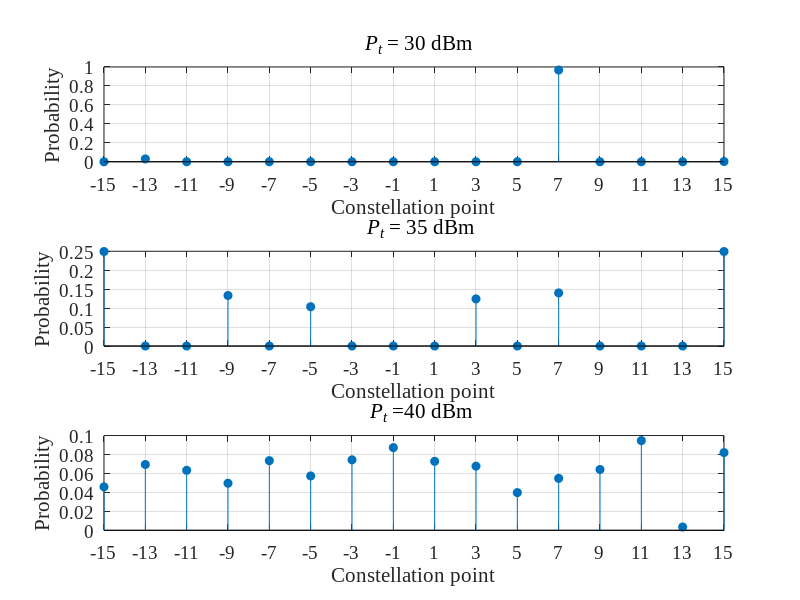
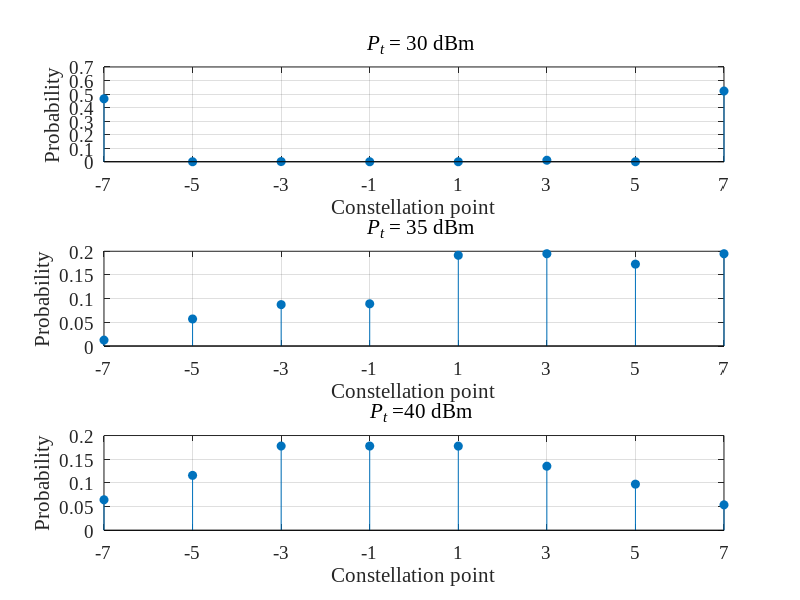

Write the MATLAB code that produced these figures, in order.
X = linspace(-15, 15, 16)';
 X2 = linspace(-7, 7, 8);
% Y3 = [1.00000000e+00 1.00000000e-10 1.00000000e-10 8.04472845e-02       1.00000000e-10 9.98718569e-01 1.00000000e-10 1.00000000e-10       1.00000000e-10 1.00000000e-10 9.98718569e-01 1.00000000e-10      8.04472845e-02 1.00000000e-10 1.00000000e-10 1.00000000e+00];
% Y2 = [ 6.30334488e-01 1.00000000e-10 6.91178911e-03 1.00000000e-10       1.00000000e-10 6.91178911e-03 1.00000000e-10 6.30334488e-01];
% Y1 = [2.20795525e-03 1.00000000e-10 1.00000000e-10 1.00000000e+00       1.00000000e-10 1.00000000e-10 1.00000000e-10 1.00000000e-10       1.00000000e-10 1.00000000e-10 1.00000000e-10 1.00000000e-10       1.00000000e+00 1.00000000e-10 1.00000000e-10 2.20795525e-03];
% % Y4 = [5.49827702e-01 1.00000000e-10 1.00000000e+00 4.23572176e-02       4.23572176e-02 1.00000000e+00 1.00000000e-10 5.49827702e-01];
% Y4 = [7.31650087e-01 1.00001920e-10 6.74040686e-01 4.86756592e-02   4.86756592e-02 6.74040686e-01 1.00001920e-10 7.31650087e-01];
% 90
% Y1 = [1.96039705e-06 1.00000000e-10 1.97555502e-01 4.27585824e-05       1.00000000e+00 8.74753220e-05 2.32890440e-06 1.06059134e-06       1.05743909e-04 1.00000000e+00 3.80444260e-04 1.71611539e-04       1.00000000e-10 1.00000000e-10 9.47986327e-07 1.00000000e+00];
%94   
Y3= [3.45744939e-02 3.78692396e-01 2.62891583e-01 1.02749458e-01       1.61783502e-01 2.39516922e-01 3.95461545e-01 8.18767870e-01       8.69863343e-01 9.37287857e-01 5.82076212e-01 5.90644209e-01       6.69786982e-01 7.06079935e-01 4.62951130e-01 1.49310711e-01];
% Y3=[1.17105841e-01 4.52528242e-01 6.06379632e-01 6.21970686e-01       5.88371032e-01 7.26228528e-01 6.35698905e-01 3.47826112e-01       2.90475909e-01 2.81446554e-01 4.64757247e-01 4.12646958e-01       5.03507735e-01 3.99591139e-01 4.49389730e-01 3.59367948e-01];%50
% Y3 = [1.00000000e+00 1.00000000e-10 1.00000000e-10 1.00000000e-10       1.00000000e+00 1.00000000e+00 1.00000000e-10 1.00000000e+00       1.00000000e-10 1.00000000e-10 1.00000000e+00 3.87190573e-01       1.00000000e-10 1.00000000e+00 6.73799546e-02 1.00000000e+00];
% Y1 = [       8.95340519e-01 6.80116674e-01 6.40534748e-01 4.69732458e-01       3.80327625e-01 8.22300948e-01 6.82488496e-01 5.51239218e-01       9.30656690e-01 7.38905980e-01 1.00000000e+00 8.65613456e-01       8.17133631e-01 8.96796204e-01 7.78212248e-01 7.94015278e-01]   %54
% Y1=[       7.44590916e-01 1.00000000e-10 1.00000000e-10 7.35333785e-02       1.00000000e-10 1.00000000e-10 1.00000000e-10 1.00000000e-10       1.00000000e-10 1.00000000e-10 1.00000000e-10 3.16596054e-01       1.00000000e-10 8.87484007e-02 1.00000000e-10 9.49130263e-01];
Y1= [1.00000000e+00 1.00000000e-10 1.00000000e-10 1.00000000e-10       1.00000000e-10 1.00000000e-10 3.48379206e-01 1.00000000e-10       1.00000000e-10 1.00000000e+00 1.00000000e-10 1.00000000e-10       1.00000000e-10 3.33199413e-01 1.00000000e-10 1.00000000e-10];
% Y1=[       5.72664867e-01 4.32256475e-01 2.70362831e-02 3.66694127e-01
%        1.00000000e+00 9.99996940e-01 6.57483399e-01 5.06796603e-01
%        5.35105438e-01 5.00287426e-01 6.95338619e-01 9.65905229e-01,
%        1.00000000e+00 9.95510017e-01 8.30244017e-01 3.02297107e-01];
% Y1 = [1.00000000e+00 1.00000000e-10 1.00000000e-10 1.00000000e-10       1.00000000e+00 1.00000000e+00 1.00000000e-10 1.00000000e+00       1.00000000e-10 1.00000000e-10 1.00000000e+00 3.87190573e-01       1.00000000e-10 1.00000000e+00 6.73799546e-02 1.00000000e+00]; %44
%85

Y2 = [4.97188342e-01, 5.01788241e-11, 5.01788241e-11, 1.02275670e-03,       6.59979449e-07, 5.01788241e-11, 5.01788241e-11, 5.01788241e-01]; %36
% Y2 = [2.46991919e-01, 5.73701786e-01, 8.06243657e-01, 8.78913345e-01,       7.20075783e-01, 3.61226049e-01, 1.34532433e-01, 7.91204413e-02]
% Y2 = [1.66741273e-01 3.75321148e-01 7.18623344e-01 9.70973652e-01       8.47948941e-01 9.12458716e-01 7.24406389e-01 3.95353493e-01];
%92   
Y4 = [3.62546122e-01 6.51652910e-01 9.99991791e-01 9.99988140e-01       9.99193231e-01 7.60515580e-01 5.47511639e-01 3.02252505e-01];



%30 45
% Y1=[9.81118972e-01 9.81118972e-11 9.81118972e-11 9.81118972e-11       9.81118972e-11 9.81118972e-11 9.81118972e-11 9.81118972e-11       9.81118972e-11 9.81118972e-11 9.81118972e-11 9.99011763e-07       9.81118972e-11 9.81118972e-11 9.81118972e-11 1.88800282e-02]; 
% Y3= [1.00000000e+00 1.00000000e-10 1.00000000e-10 1.00000000e-10       1.00000000e-10 1.00000000e-10 1.41865680e-04 1.00000000e-10       1.00000000e-10 9.27350840e-09 1.00000000e-10 1.00000000e-10       2.14156113e-10 1.00000000e-10 1.00000000e-10 5.81557135e-01];
% Y5=[2.17275544e-06 1.93595186e-06 1.00000000e-10 1.00000000e-10       1.00000000e-10 4.76492762e-06 3.13725052e-01 2.57097528e-06       3.89657702e-07 2.79363091e-06 1.19363887e-06 1.00000000e+00       4.04895194e-06 2.21114117e-06 1.00000000e-10  3.00004549e-06];
% Y2=[1.35509375e-02 9.86449062e-11 9.86449062e-11 9.86449062e-11       9.86449062e-11 9.86449062e-11 9.86449062e-11 9.86449062e-01];
% Y4=[1.00000000e+00 1.00000000e-10 1.00000000e-10, 1.00000000e-10       1.00000000e-10 1.00000000e-10 1.00000000e-10 1.00000000e+00];
% Y6=[1.00000000e-10 1.00000000e-10 1.00000000e+00 1.00000000e-10       1.00000000e-10 1.00000000e-10 9.87949155e-01 1.00000000e-10];
% 45[1.71318351e-01 1.79241050e-01 2.32474875e-01 1.50877057e-01       4.22108316e-01 1.48800888e-01 4.44283961e-01 2.20668721e-01       2.14670476e-01 3.85745151e-01 8.93877544e-01 8.53742215e-01       7.66663866e-01 6.78780475e-01 7.89495948e-01 5.09593672e-01       ]
%45[5.81260779e-01 8.72164062e-01 9.32483474e-01 9.78832616e-01       9.93861811e-01 8.69634904e-01 6.96783379e-01 3.28476979e-01];

Y1=[3.68775241e-07  2.02186142e-02  1.09304421e-07  2.85658083e-07        5.05910605e-07  5.52367438e-07  3.59733855e-07  3.68025720e-07        2.70918142e-08  4.03909513e-07  1.67215113e-07 6.58852241e-01        1.00000000e-11  2.51945075e-07  1.00000000e-11  1.52775945e-03]; 
Y3= [1.00000000e+00,  1.00000000e-11,  1.00000000e-11,  5.34810186e-01,        1.00000000e-11,  4.15979112e-01,  1.00000000e-11,  1.00000000e-11,        1.00000000e-11,  4.98696549e-01,  1.00000000e-11,  5.62002413e-01,        1.00000000e-11,  1.00000000e-11,  1.00000000e-11,  1.00000000e+00];
Y5=[  0.4756113         0.72057101  0.65685695  0.5151107   0.76281968  0.59543545        0.77191521  0.90576328  0.75522408  0.70258242  0.41285089        0.56868744  0.66593929  0.98239608  0.03574857  0.8507241 ];
Y2=[8.90785528e-01,  1.00000000e-11,  2.08062394e-03,  1.00000000e-11,        7.17606114e-10,  2.10056176e-02,  1.73080060e-04,  1.00000000e+00];
Y4=[0.06382327,        0.29297325,  0.44856928,  0.45741012,  0.98299928,  1.        ,        0.88698731,  1.  ];
% Y6=[  0.73554812,        0.66552722,  0.62156063,  0.58936313,  0.66900642,  0.74228327,        0.70457728,  0.62911722 ];
Y6= [3.62546122e-01, 6.51652910e-01, 9.99991791e-01, 9.99988140e-01,       9.99193231e-01, 7.60515580e-01, 5.47511639e-01, 3.02252505e-01];
Y1 = Y1 /sum(Y1);
Y2 = Y2 /sum(Y2);
Y3 = Y3 /sum(Y3);
Y4 = Y4 /sum(Y4);
Y5 = Y5 /sum(Y5);
Y6 = Y6 /sum(Y6);

% Create figure
figure1 = figure;


% Change default axes fonts.
set(0,'DefaultAxesFontName', 'Times New Roman')
set(0,'DefaultAxesFontSize', 14)
% Create subplot 1
subplot1 = subplot(3,1,2,'Parent',figure1);
hold(subplot1,'on');
stem(X,Y3,'filled')
xlabel('Constellation point') 
xticks([-15 -13 -11 -9 -7 -5 -3 -1 1 3 5 7 9 11 13 15])
xticklabels({'-15','-13' ,'-11', '-9', '-7', '-5', '-3', '-1', '1', '3', '5', '7', '9', '11', '13', '15'})
ylabel('Probability') 
title({' \rm \it P_t \rm= 35 dBm'});
box on
grid on

subplot1 = subplot(3,1,3,'Parent',figure1);
hold(subplot1,'on');
stem(X,Y5,'filled')
xlabel('Constellation point') 
xticks([-15 -13 -11 -9 -7 -5 -3 -1 1 3 5 7 9 11 13 15])
xticklabels({'-15','-13' ,'-11', '-9', '-7', '-5', '-3', '-1', '1', '3', '5', '7', '9', '11', '13', '15'})
ylabel('Probability') 
title({' \rm \it P_t \rm=40 dBm'});
box on
grid on
subplot1 = subplot(3,1,1,'Parent',figure1);
hold(subplot1,'on');
box on
grid on
stem(X,Y1,'filled')
xlabel('Constellation point') 
xticks([-15 -13 -11 -9 -7 -5 -3 -1 1 3 5 7 9 11 13 15])
xticklabels({'-15', '-13','-11', '-9', '-7', '-5', '-3', '-1', '1', '3', '5', '7', '9', '11', '13', '15'})
ylabel('Probability') 

title({'\rm \it P_t\rm = 30 dBm'});





figure1 = figure;
box on
grid on
set(0,'DefaultAxesFontName', 'Times New Roman')
set(0,'DefaultAxesFontSize', 14)

subplot1 = subplot(3,1,1,'Parent',figure1);
hold(subplot1,'on');
stem(X2,Y2,'filled')
xlim([-7 7])
xlabel('Constellation point') 
xticks([-7 -5 -3 -1 1 3 5 7])
xticklabels({' -7', '-5','-3', '-1', '1', '3', '5', '7'})
ylabel('Probability') 
title({' \rm \it P_t\rm = 30 dBm'});
box on
grid on

% Create subplot 2
subplot1 = subplot(3,1,2,'Parent',figure1);
hold(subplot1,'on');
box on
grid on
xlim([-7 7])
stem(X2,Y4,'filled')
xlabel('Constellation point') 
xticks([-7 -5 -3 -1 1 3 5 7])
xticklabels({' -7', '-5','-3', '-1', '1', '3', '5', '7'})
ylabel('Probability') 
title({'\rm \it  P_t \rm= 35 dBm'});
grid on
subplot1 = subplot(3,1,3,'Parent',figure1);
hold(subplot1,'on');
xlim([-7 7])
stem(X2,Y6,'filled')
grid on
box on
xlabel('Constellation point') 
xticks([-7 -5 -3 -1 1 3 5 7])
xticklabels({' -7', '-5','-3', '-1', '1', '3', '5', '7'})
ylabel('Probability') 
title({' \rm \it P_t \rm=40 dBm'});
